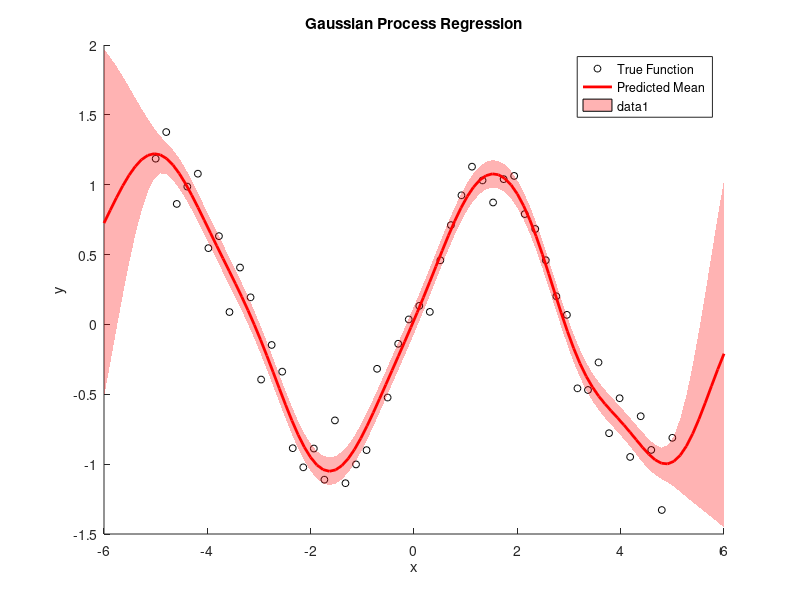

MATLAB code to generate this figure:
% Gaussian Process Learning for Regression

%% Data Generation
n = 50; % Number of data points
x = linspace(-5, 5, n)'; % Input features
y_true = sin(x) + 0.2*randn(n, 1); % True function values with noise

%% Define the kernel function (RBF kernel)
kernel = @(x1, x2, theta) exp(-0.5*(x1 - x2)'*(x1 - x2)/(theta^2));

%% Hyperparameters
theta = 1.0; % Length-scale parameter
sigma_n = 0.1; % Observation noise

%% Compute covariance matrices (Gram matrix)
K = zeros(n, n);
for i = 1:n
    for j = i:n % taking advantage of symmetry
        K(i, j) = kernel(x(i), x(j), theta);
        K(j, i) = K(i,j); % taking advantage of symmetry
    end
end

%% Add observation noise to the covariance matrix
K = K + sigma_n^2*eye(n);

%% Generate test points
n_test = 100;
x_test = linspace(-6, 6, n_test)'; % Test input features

%% Compute the predictive distribution
K_test = zeros(n_test, n);
for i = 1:n_test
    for j = 1:n % This loop can also be vectorized like above, but it doesn't affect performance much as n is small.
        K_test(i, j) = kernel(x_test(i), x(j), theta);
    end
end

K_test_test = zeros(n_test, n_test);
for i = 1:n_test
    for j = i:n_test % taking advantage of symmetry
        K_test_test(i, j) = kernel(x_test(i), x_test(j), theta);
        K_test_test(j, i) = K_test_test(i,j); % taking advantage of symmetry
    end
end

y_pred_mean = K_test*(K\y_true); % Mean prediction
y_pred_cov = K_test_test - K_test*(K\K_test'); % Covariance prediction

%% Plot the results
figure;
hold on;
plot(x, y_true, 'ko','MarkerSize', 5, 'DisplayName', 'True Function');
plot(x_test, y_pred_mean, 'r-', 'LineWidth', 2, 'DisplayName', 'Predicted Mean');
fill([x_test; flipud(x_test)], [y_pred_mean-2*sqrt(diag(y_pred_cov)); flipud(y_pred_mean+2*sqrt(diag(y_pred_cov)))], 'r', 'FaceAlpha', 0.3, 'EdgeAlpha', 0);
legend('Location', 'best');
xlabel('x');
ylabel('y');
title('Gaussian Process Regression');
hold off;
